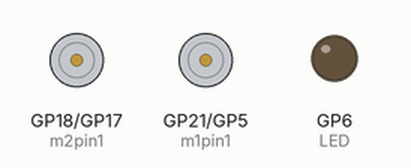
Simulated run of this program. Board: Raspberry Pi Pico running MicroPython. On the bench: motor-driver pin pairs drawn as motors (green arrow = first pin HIGH = forward, orange = second pin HIGH = backward, longer = more drive), output pins drawn as LEDs (lit = HIGH).

Above: at 1.0 s.
At 3.0 s:
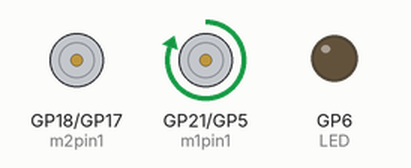
At 5.0 s:
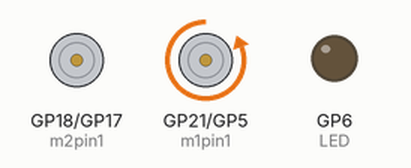
At 9.0 s:
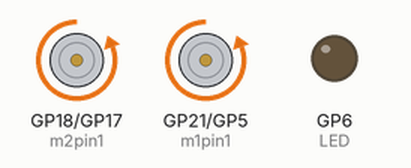
Timing chart, 0 to 13.0 s (numbered marks = the images above):
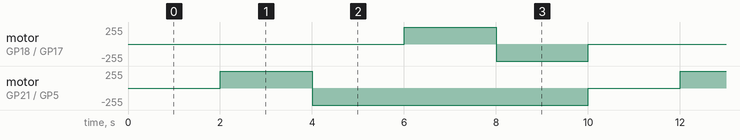

Measured:
- by itself, motor on GP18 (m2pin1) / GP17 (m2pin2): repeats every 10.0 s: backward 255/255 2.0 s, stopped 6.0 s, forward 255/255 2.0 s
- by itself, motor on GP21 (m1pin1) / GP5 (m1pin2): repeats every 10.0 s: backward 255/255 6.0 s, stopped 2.0 s, forward 255/255 2.0 s

The program:

basic_motor_test.py
```python
import time
from machine import Pin

m1pin1 = Pin(21, Pin.OUT)
m1pin2 = Pin(5, Pin.OUT)
m2pin1 = Pin(18, Pin.OUT)
m2pin2 = Pin(17, Pin.OUT)

LED = Pin(6, Pin.OUT)

def m1Forward():
    m1pin1.on()
    m1pin2.off()

def m1Backward():
    m1pin1.off()
    m1pin2.on()

def m2Forward():
    m2pin1.on()
    m2pin2.off()

def m2Backward():
    m2pin1.off()
    m2pin2.on()

def allStop():
    m1pin1.off()
    m1pin2.off()
    m2pin1.off()
    m2pin2.off()

while True:
    allStop()
    time.sleep(2)
    m1Forward()
    time.sleep(2)
    m1Backward()
    time.sleep(2)
    m2Forward()
    time.sleep(2)
    m2Backward()
    time.sleep(2)
```
